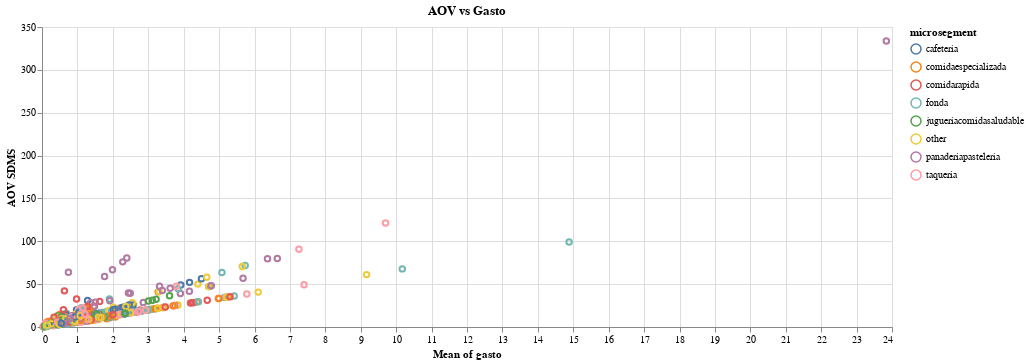

This figure's notebook cell:
### Code cell
AOV_Gasto = (
    alt.Chart(sd_subcat_city)
    .mark_point(color='red')
    .encode(
        alt.X(field='gasto', aggregate='mean', type='quantitative', sort='-x'),
        y='AOV SDMS',
        color='microsegment',
        tooltip=['microsegment:N', 'subcategoria:N', 'week:N', 'AOV SDMS:Q', 'gasto:Q']
    #column = 'category::multi-filter'
    #color='week::multi-filter'
    )
    .add_selection(
    selection
    )
    .transform_filter(
    selection
    )
    # .configure_range(
    # category={'scheme': 'dark2'}
    # )
).properties(title='AOV vs Gasto', width=850)
AOV_Gasto

### Figure 1 — Vega-Lite specification as saved in the notebook (floating-point values rounded to 4 significant figures; data arrays with more than 128 entries replaced by an {"elided": "..."} marker saying what was removed)
{"config": {"view": {"continuousWidth": 400, "continuousHeight": 300}}, "data": {"name": "data-93c7dd317fca98f67b05fc303b7d0c6d"}, "mark": {"type": "point", "color": "red"}, "encoding": {"color": {"field": "microsegment", "type": "nominal"}, "tooltip": [{"field": "microsegment", "type": "nominal"}, {"field": "subcategoria", "type": "nominal"}, {"field": "week", "type": "nominal"}, {"field": "AOV SDMS", "type": "quantitative"}, {"field": "gasto", "type": "quantitative"}], "x": {"aggregate": "mean", "field": "gasto", "sort": "-x", "type": "quantitative"}, "y": {"field": "AOV SDMS", "type": "quantitative"}}, "selection": {"selector017": {"type": "multi", "fields": ["microsegment"], "bind": "legend"}}, "title": "AOV vs Gasto", "transform": [{"filter": {"selection": "selector017"}}], "width": 850, "$schema": "https://vega.github.io/schema/vega-lite/v4.17.0.json", "datasets": {"data-93c7dd317fca98f67b05fc303b7d0c6d": {"elided": "855 records"}}}
